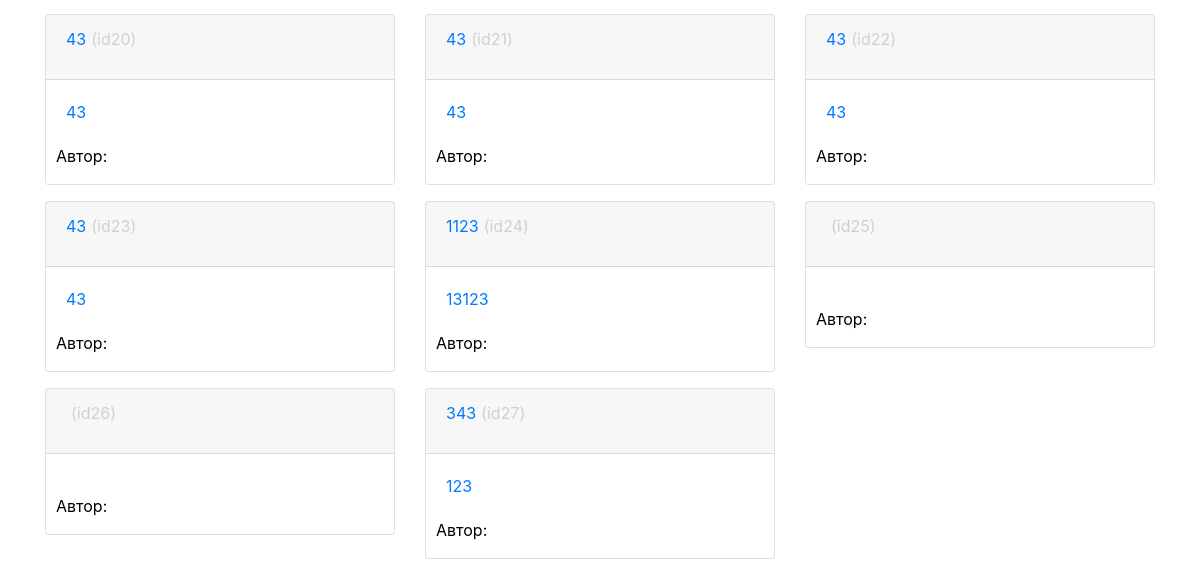
Before: / (lower part) with the older database file.
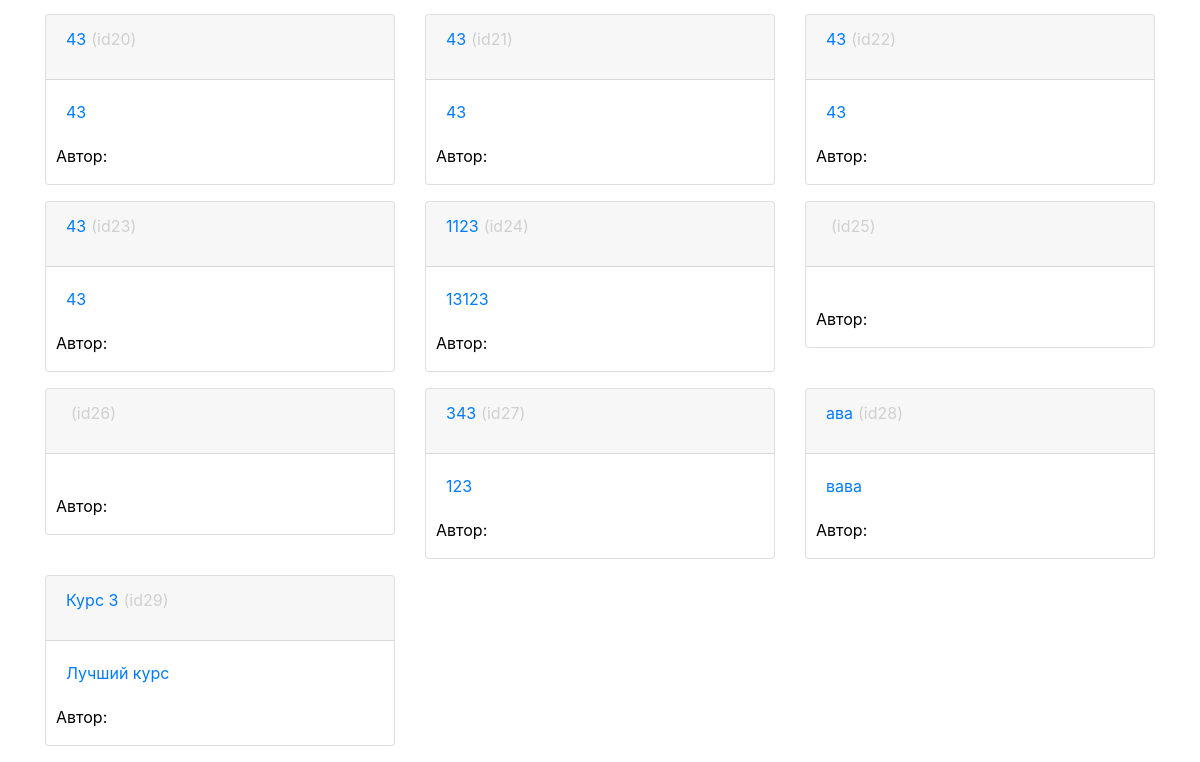
After: the same page with the newer database file.
### models/course.py (models this page shows)
class Course(db.Model):
    id = db.Column(db.Integer, primary_key=True)
    name = db.Column(db.String(512))
    description = db.Column(db.String(4096))
    attempts = db.relationship('Attempt', backref='attempt_course', lazy=True)
    tasks = db.relationship('Task', backref='task_course', lazy=True)
    author_id = db.Column(db.Integer, db.ForeignKey('user.id'))

### controllers/catalog.py (the view)
@app.route('/')
def catalog():  # put application's code here
    course_info_list = get_popular_courses(99)
    authors = User.query.limit(100).all()
    print(course_info_list)
    if not current_user.is_authenticated:
        return render_template('catalog.html', current_user_id=False, title_name="Все курсы",
                               course_info_list=course_info_list, len=len, str=str)
    return render_template('catalog.html', current_user_id=current_user.id, authors=authors, title_name="Все курсы", course_info_list=course_info_list, len=len, str=str)

### models/course.py (called while the page is built)
def get_popular_courses(count):
    return Course.query.limit(count).all()

### templates/catalog.html (shortened to what this page needs)
{% from 'header.html' import header %}
{% from 'course_card.html' import course_card %}
<!DOCTYPE html>
<html lang="ru">
{{ header("Каталог", current_user) }}
<body>
    <div class="container">
        {% for i in range(len(course_info_list)) %}
            {% if i % 3 == 0 %}
                <div class="row mb-3">
            {% endif %}
            <div class="col-4">
            {{ course_card(course_info_list[i], str, current_user_id, authors) }}
            </div>
            {% if i % 3 == 2 %}
                </div>
            {% endif %}
        {% endfor %}
    </div>
</body>
</html>

### templates/header.html (shortened to what this page needs)
{% macro header(title, current_user) %}
    <head>
        <link rel="stylesheet" href="https://cdn.jsdelivr.net/npm/bootstrap@4.3.1/dist/css/bootstrap.min.css">
        <link href="../static/styles.css" rel="stylesheet" />
    </head>
{% endmacro %}

### templates/course_card.html (shortened to what this page needs)
{% macro course_card(course_info, str, current_user_id, authors) %}
    <a href="{{ url_for('course', id=course_info.id) }}">
        <div class="card">
            <div style="display: -webkit-inline-flex" class="card-header">
                {{course_info.name+' '}}
                <p style="color: #d0d0d0; margin-left: 5px;">{{ " "+" (id" }}{{ course_info.id }})</p>
            </div>
            <div class="card-body" style="
    color: #007bff;">{{ course_info.description}}</div>
        <p style="margin-left: 10px; color: black">Автор:
        </p>
        </div>
    </a>
{% endmacro %}

### static/styles.css (style rules this page uses)
a:link { text-decoration: none; }
.card { transition: ease 0.2s; }

Changed rows visible on the page:
added Course: name "ава", id "28", description "вава"
added Course: name "Курс 3", id "29", description "Лучший курс"
Other visible differences:
new list line: "(id ) Автор:"
